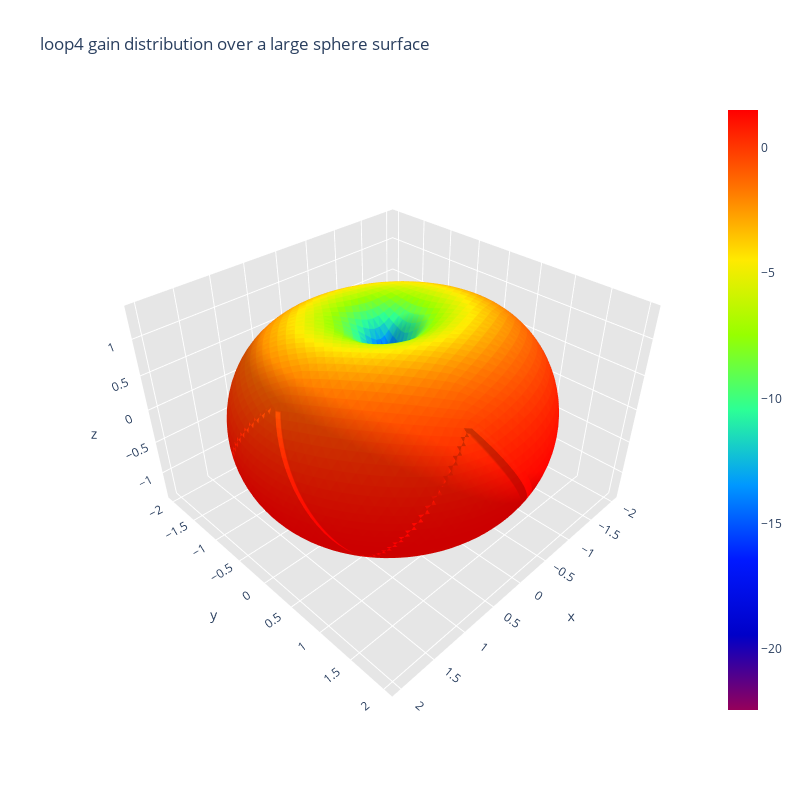

Source (notebook cell):
### Code cell
# Dense mesh for a sphere used in radiation calculations
filename_sphere_dense = '../../data/sphere_mesh/sphere_dense.mat'

mesh2_mat = 'data/antennas_mesh2/loop4_mesh2.mat'
current_mat = 'data/antennas_current/loop4_current.mat'
gain_power_mat = 'data/antennas_gain_power/loop4_gain_power.mat'

observationPoint = np.array([100, 0, 0])

calculate_electric_magnetic_field_at_point(mesh2_mat, current_mat, observationPoint, radiation=True)

print("Calculating radiation intensity distribution over sphere surface...")
radiation_intensity_distribution_over_sphere_surface(mesh2_mat, current_mat, filename_sphere_dense, radiation=True)

# Step 3: Generating the directivity pattern
print("Generating antenna directivity pattern...")
antenna_directivity_pattern(mesh2_mat, current_mat, gain_power_mat, radiation=True)

### Figure 1 — Plotly figure (JSON) as saved in the notebook; plotly's stock layout.template omitted (floating-point values rounded to 4 significant figures; data arrays with more than 128 entries replaced by an {"elided": "..."} marker saying what was removed)
{"data": [{"facecolor": {"elided": "8000 str values"}, "i": {"elided": "8000 int values"}, "j": {"elided": "8000 int values"}, "k": {"elided": "8000 int values"}, "name": "", "type": "mesh3d", "x": {"elided": "4002 float values"}, "y": {"elided": "4002 float values"}, "z": {"elided": "4002 float values"}}, {"hoverinfo": "none", "marker": {"color": [-22.44, 1.522], "colorscale": [[0, "rgb(150, 0, 90)"], [0.125, "rgb(0, 0, 200)"], [0.25, "rgb(0, 25, 255)"], [0.375, "rgb(0, 152, 255)"], [0.5, "rgb(44, 255, 150)"], [0.625, "rgb(151, 255, 0)"], [0.75, "rgb(255, 234, 0)"], [0.875, "rgb(255, 111, 0)"], [1, "rgb(255, 0, 0)"]], "showscale": true, "size": 0.1}, "mode": "markers", "showlegend": false, "type": "scatter3d", "x": [0.03386], "y": [0.0246], "z": [0.5464]}], "layout": {"height": 800, "scene": {"aspectratio": {"x": 1, "y": 0.9978, "z": 0.6734}, "xaxis": {"backgroundcolor": "rgb(230, 230, 230)", "gridcolor": "rgb(255, 255, 255)", "showbackground": true, "zerolinecolor": "rgb(255, 255, 255)"}, "yaxis": {"backgroundcolor": "rgb(230, 230, 230)", "gridcolor": "rgb(255, 255, 255)", "showbackground": true, "zerolinecolor": "rgb(255, 255, 255)"}, "zaxis": {"backgroundcolor": "rgb(230, 230, 230)", "gridcolor": "rgb(255, 255, 255)", "showbackground": true, "zerolinecolor": "rgb(255, 255, 255)"}}, "title": {"text": "loop4 gain distribution over a large sphere surface"}, "width": 800}}
